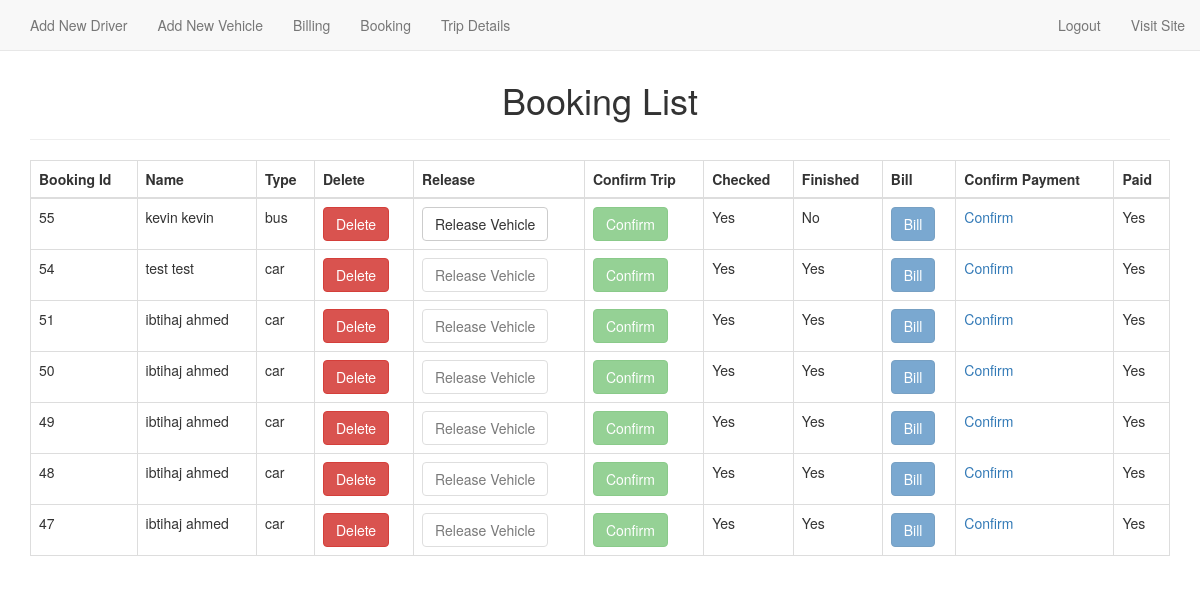
/bookinglist.php, run on the app's committed database.
### tables this page shows
CREATE TABLE `booking` (
  `booking_id` int(11) NOT NULL,
  `name` varchar(255) NOT NULL,
  `username` varchar(100) NOT NULL,
  `department` varchar(100) NOT NULL,
  `type` varchar(8) NOT NULL,
  `req_date` varchar(100) NOT NULL,
  `req_time` varchar(100) NOT NULL,
  `ret_date` varchar(100) NOT NULL,
  `ret_time` varchar(100) NOT NULL,
  `destination` varchar(100) NOT NULL,
  `pickup_point` varchar(100) NOT NULL,
  `resons` varchar(255) NOT NULL,
  `email` varchar(50) NOT NULL,
  `mobile` int(14) NOT NULL,
  `confirmation` int(11) NOT NULL,
  `veh_reg` varchar(255) NOT NULL,
  `driverid` int(11) NOT NULL,
  `finished` int(11) NOT NULL,
  `paid` int(11) NOT NULL
);

### bookinglist.php (the view, shortened to what this page needs)
<?php
     $connection= mysqli_connect('localhost','root','','vehicle_management');
    $select_query="SELECT * FROM `booking` ORDER BY booking_id DESC";
    $result= mysqli_query($connection,$select_query);
?>
<!DOCTYPE html>
<html lang="en">
<head>
    <link rel="stylesheet" type="text/css" href="./slick/slick.css">
    <link rel="stylesheet" type="text/css" href="./slick/slick-theme.css">
    <link rel="stylesheet" href="https://maxcdn.bootstrapcdn.com/bootstrap/3.3.7/css/bootstrap.min.css">
    <link rel="stylesheet" href="animate.css">
    <link rel="stylesheet" href="style.css">
</head>
<body>
  <?php include 'navbar_admin.php'; ?>
  <br><br>
   <div class="container">
        <div class="row">
           <div class="col-md-12">
             <div class="page-header">
                <h1 style="text-align: center;">Booking List</h1>
              </div>
              <table id="myTable" class="table table-bordered animated bounce">
                <thead>
                    <th>Booking Id</th>
                    <th>Name</th>
                    <th>Type</th>
                    <th>Delete</th>
                    <th>Release</th>
                    <th>Confirm Trip</th>
                    <th>Checked</th>
                    <th>Finished</th>
                    <th>Bill</th>
                    <th>Confirm Payment</th>
                    <th>Paid</th>
                </thead>
                <tbody>
                    <?php while($row=mysqli_fetch_assoc($result)){ ?>
                    <tr>
                        <td><?php echo $row['booking_id']; ?></td>
                        <td><?php echo $row['name']; ?></td>
                        <td><?php echo $row['type']; ?></td>
                        <td><a class="btn btn-danger" href="deletebooking.php?id=<?php echo $row['booking_id']; ?>">Delete</a></td>
                        <?php if($row['confirmation']==0 or $row['finished']==1)  { ?>
                        <td><a class="btn btn-default disabled" href="releasebooking.php?id=<?php echo $row['booking_id']; ?>">Release Vehicle</a></td>
                        <?php } else{ ?>
                        <td><a class="btn btn-default" href="releasebooking.php?id=<?php echo $row['booking_id']; ?>">Release Vehicle</a></td>
                        <?php } ?>
                        <?php if($row['confirmation']=='0'){ ?>
                        <td><a class="btn btn-success" href="confirmbooking.php?id=<?php echo $row['booking_id']; ?>">Confirm</a></td>
                        <?php } else { ?>
                        <td><a class="btn btn-success disabled" href="confirmbooking.php?id=<?php echo $row['booking_id']; ?>">Confirm</a></td>
                        <?php } ?>
                        <?php if($row['confirmation']=='0'){ ?>
                        <td>No</td>
                        <?php } else { ?>
                        <td>Yes</td>
                        <?php }  ?>
                        <?php if($row['finished']=='0'){ ?>
                        <td>No</td>
                        <?php } else { ?>
                        <td>Yes</td>
                        <?php }  ?>
                        <?php if($row['finished']=='1' and $row['paid']==0 ){  ?>
                        <td><a class="btn btn-primary" href="bill.php?id=<?php echo $row['booking_id']; ?>">Bill</a></td>
                         <?php } else if($row['paid']==1 ) { ?>
                          <td><a class="btn btn-primary disabled" href="bill.php?id=<?php echo $row['booking_id']; ?>">Bill</a></td>
                          <?php }  ?>
                          <td><a href="confirmpayment.php?id=<?php echo $row['booking_id']; ?>">Confirm</a></td>
                          <?php if($row['paid']=='0'){ ?>
                        <td>No</td>
                        <?php } else { ?>
                        <td>Yes</td>
                        <?php }  ?>
                    </tr>
                    <?php }   ?>
                </tbody>
            </table>
            </div>
        </div>
   </div>
</body>
</html>

### data on the page
booking: booking_id "55", name "kevin kevin", type "bus", confirmation "Yes", finished "No", paid "Yes"
booking: booking_id "54", name "test test", type "car", confirmation "Yes", finished "Yes", paid "Yes"
booking: booking_id "51", name "ibtihaj ahmed", type "car", confirmation "Yes", finished "Yes", paid "Yes"
booking: booking_id "50", name "ibtihaj ahmed", type "car", confirmation "Yes", finished "Yes", paid "Yes"
booking: booking_id "49", name "ibtihaj ahmed", type "car", confirmation "Yes", finished "Yes", paid "Yes"
booking: booking_id "48", name "ibtihaj ahmed", type "car", confirmation "Yes", finished "Yes", paid "Yes"
booking: booking_id "47", name "ibtihaj ahmed", type "car", confirmation "Yes", finished "Yes", paid "Yes"
